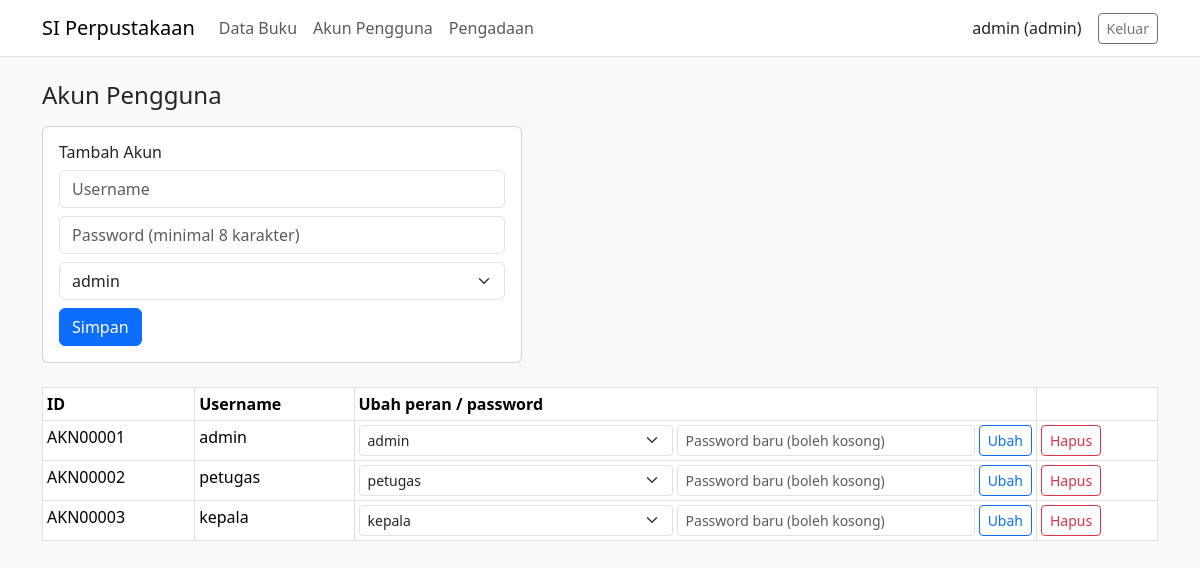
Page /akun.php (signed in) on the committed database.
### tables this page shows
CREATE TABLE akun_pengguna (
  id_akun CHAR(8) NOT NULL,
  username VARCHAR(30) NOT NULL UNIQUE,
  password VARCHAR(60) NOT NULL,
  peran ENUM('admin','petugas','kepala','anggota') NOT NULL,
  id_anggota CHAR(8) NULL UNIQUE,
  PRIMARY KEY (id_akun),
  FOREIGN KEY (id_anggota) REFERENCES anggota(id_anggota)
);

### akun.php (the view, shortened to what this page needs)
<?php
require "koneksi.php";
$daftar = mysqli_fetch_all(mysqli_query($db, "SELECT id_akun, username, peran FROM akun_pengguna ORDER BY id_akun"), MYSQLI_ASSOC);
$semuaPeran = ["admin", "petugas", "kepala"];
?>
<div class="card mb-4" style="max-width: 480px">
    <div class="card-body">
        <h6 class="card-title">Tambah Akun</h6>
        <form method="post">
            <input class="form-control mb-2" name="username" placeholder="Username" maxlength="30" required>
            <input class="form-control mb-2" type="password" name="password" placeholder="Password (minimal 8 karakter)" required>
            <select class="form-select mb-2" name="peran">
                <?php foreach ($semuaPeran as $p) { ?><option><?= $p ?></option><?php } ?>
            </select>
            <button class="btn btn-primary">Simpan</button>
        </form>
    </div>
</div>
<table class="table table-bordered table-sm bg-white">
    <tr><th>ID</th><th>Username</th><th>Ubah peran / password</th><th></th></tr>
    <?php foreach ($daftar as $a) { ?>
        <tr>
            <td><?= e($a["id_akun"]) ?></td>
            <td><?= e($a["username"]) ?></td>
            <td>
                <form method="post" class="d-flex gap-1">
                    <select class="form-select form-select-sm" name="peran">
                        <?php foreach ($semuaPeran as $p) { ?>
                            <option <?= $p === $a["peran"] ? "selected" : "" ?>><?= $p ?></option>
                        <?php } ?>
                    </select>
                    <input class="form-control form-control-sm" type="password" name="password" placeholder="Password baru (boleh kosong)">
                    <button class="btn btn-outline-primary btn-sm">Ubah</button>
                </form>
            </td>
            <td>
                <form method="post">
                    <button class="btn btn-outline-danger btn-sm">Hapus</button>
                </form>
            </td>
        </tr>
    <?php } ?>
</table>

### rows in the picture
akun_pengguna: id_akun "AKN00001", username "admin", peran "admin"
akun_pengguna: id_akun "AKN00002", username "petugas", peran "petugas"
akun_pengguna: id_akun "AKN00003", username "kepala", peran "kepala"

### other values in the picture
$nama "Data Buku"
$nama "Akun Pengguna"
$nama "Pengadaan"
$_SESSION["username"] "admin"
$_SESSION["peran"] "admin"
$judul "Akun Pengguna"
form field peran "admin"
